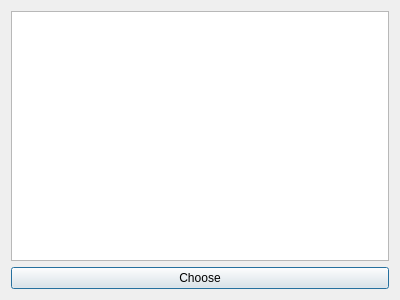
<?xml version="1.0" encoding="UTF-8"?>
<ui version="4.0">
 <class>ChooseTheProject</class>
 <widget class="QDialog" name="ChooseTheProject">
  <property name="geometry">
   <rect>
    <x>0</x>
    <y>0</y>
    <width>400</width>
    <height>300</height>
   </rect>
  </property>
  <property name="windowTitle">
   <string>Choose water</string>
  </property>
  <layout class="QGridLayout" name="gridLayout">
   <item row="0" column="0">
    <widget class="QListWidget" name="watersNameList"/>
   </item>
   <item row="1" column="0">
    <widget class="QPushButton" name="choiceOfWater">
     <property name="text">
      <string>Choose</string>
     </property>
    </widget>
   </item>
  </layout>
 </widget>
 <resources/>
 <connections/>
</ui>
